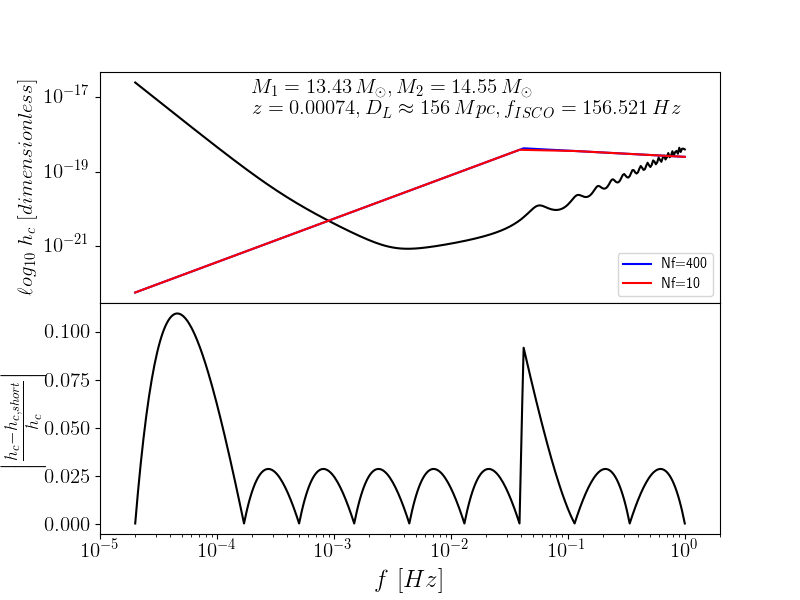

The script that drew this image:
#!/usr/bin/python

import numpy as np
import matplotlib.pyplot as plt

# Load in data
f_LISA , PSD_LISA = np.loadtxt( 'LISA_sensitivity.dat' , unpack = True )
dataS             = np.loadtxt( 'hc_short.dat' )
data              = np.loadtxt( 'hc.dat' )

# Compute noise amplitude for LISA
hn_LISA = np.sqrt( PSD_LISA * f_LISA )

Merger = -3

# Get redshift z and comoving distance r
z = data[ Merger , 4 ]
r = data[ Merger , 5 ]

# Get frequencies and strain
f      = data [ 0      , 7 : ]
hc     = data [ Merger , 7 : ]
fS     = dataS[ 0      , 7 : ]
hcS    = dataS[ Merger , 7 : ]
f_ISCO = data [ Merger , 5   ]

# Get masses
M1 = data[ Merger , 1 ]
M2 = data[ Merger , 2 ]

# Plotting
fig = plt.figure()
ax1 = plt.subplot(211)

ax1.loglog( f_LISA , hn_LISA , 'k-' )
ax1.loglog( f      , hc      , 'b-' , label = 'Nf=400' )
ax1.loglog( fS     , hcS     , 'r-' , label = 'Nf=10'  )

ax1.text( 2.0e-4 , 1.0e-17 , \
            r'$M_{1} = %.2f\,M_{\odot}, M_{2} = %.2f\,M_{\odot}$' \
              % ( M1 , M2 ) , fontsize = 15 )
ax1.text( 2.0e-4 , 3.0e-18 , \
            r'$z = %.5f, D_L \approx %i\,Mpc,f_{ISCO}=%.3f\,Hz$' \
              % ( z , r * ( 1.0 + z ) , f_ISCO ) , fontsize = 15 )
ax1.set_xticks( [] )
ax1.set_ylabel( r'$\ell og_{10}\ h_{c}\,\left[dimensionless\right]$' , fontsize = 15 )
ax1.legend( loc = 4 )
ax1.set_xlim( 1.0e-5 , 2.0 )

### Check error when using Nf=10 instead of Nf=400
from scipy.interpolate import interp1d
ax2 = plt.subplot(212)

hc  = interp1d( f  , hc  )
hcS = interp1d( fS , hcS )

ax2.semilogx( f , np.abs( ( hc( f ) - hcS( f ) ) / hc( f ) ) , 'k-' )
ax2.set_xlabel( r'$f\,\left[Hz\right]$' )
ax2.set_ylabel( r'$\left|\frac{h_{c}-h_{c,short}}{h_{c}}\right|$', labelpad = -2 )
ax2.set_xlim( 1.0e-5 , 2.0 )

plt.subplots_adjust( hspace = 0 )
plt.savefig( 'CheckNf10.png' )
